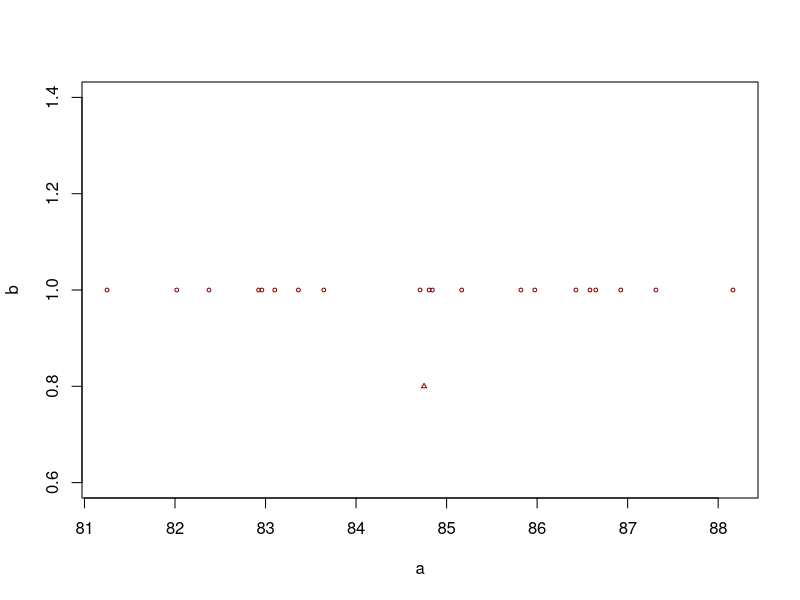
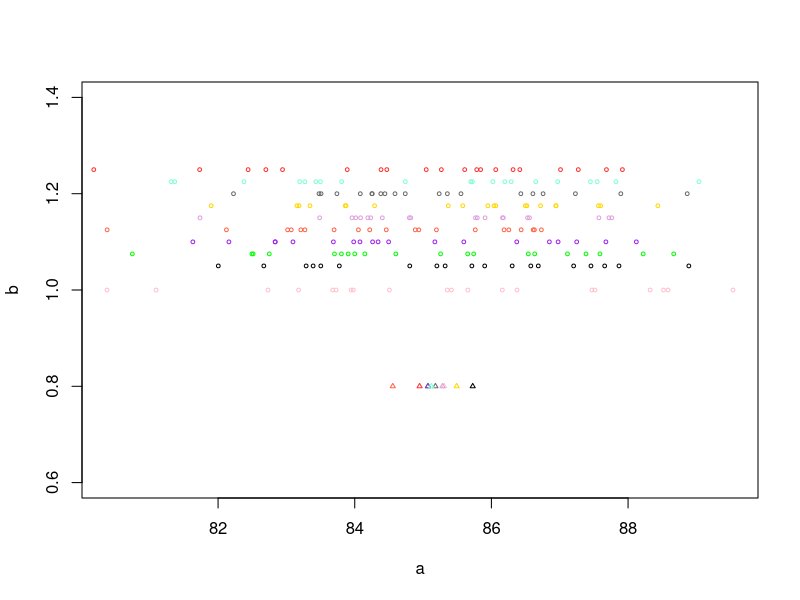

Recreate these plots in R, in order.
means_simulated <- vector(mode = "numeric", length = 11)

a <- rnorm(20,85,2)
b <- rep(1,20)
means_simulated[1] <- mean(a)
plot(a, b, cex = .5, col = "dark red")
points(x = mean(a), y = 0.8, pch = 24, cex = 0.5, col = "dark red")

a <- rnorm(20,85,2)
b <- rep(1,20)
means_simulated[1] <- mean(a)
plot(a, b, cex = .5, col = "pink")
points(x = mean(a), y = 0.8, pch = 24, cex = 0.5, col = "pink")

a=rnorm(20,85,2)
b=rep(1.05,20)
means_simulated[3]=mean(a)
points(a,b,cex = .5)
points(x=mean(a),y=0.8,pch=24,cex=0.5)

a=rnorm(20,85,2)
b=rep(1.075,20)
means_simulated[4]=mean(a)
points(a,b,cex = .5, col = "green")
points(x=mean(a),y=0.8,pch=24,cex=0.5,col = "green")

a=rnorm(20,85,2)
b=rep(1.1,20)
means_simulated[5]=mean(a)
points(a,b,cex = .5, col = "purple")
points(x=mean(a),y=0.8,pch=24,cex=0.5,col = "purple")

a=rnorm(20,85,2)
b=rep(1.125,20)
means_simulated[6]=mean(a)
points(a,b,cex = .5, col = "tomato")
points(x=mean(a),y=0.8,pch=24,cex=0.5,col = "tomato")

a=rnorm(20,85,2)
b=rep(1.15,20)
means_simulated[7]=mean(a)
points(a,b,cex = .5, col = "plum")
points(x=mean(a),y=0.8,pch=24,cex=0.5,col = "plum")

a=rnorm(20,85,2)
b=rep(1.175,20)
means_simulated[8]=mean(a)
points(a,b,cex = .5, col = "gold")
points(x=mean(a),y=0.8,pch=24,cex=0.5,col = "gold")

a=rnorm(20,85,2)
b=rep(1.2,20)
means_simulated[9]=mean(a)
points(a,b,cex = .5, col = "dimgrey")
points(x=mean(a),y=0.8,pch=24,cex=0.5,col = "dimgrey")

a=rnorm(20,85,2)
b=rep(1.225,20)
means_simulated[10]=mean(a)
points(a,b,cex = .5, col = "aquamarine")
points(x=mean(a),y=0.8,pch=24,cex=0.5,col = "aquamarine")

a=rnorm(20,85,2)
b=rep(1.25,20)
means_simulated[11]=mean(a)
points(a,b,cex = .5, col = "firebrick1")
points(x=mean(a),y=0.8,pch=24,cex=0.5,col = "firebrick1")

mean(means_simulated)

abline(v = mean(means_simulated), col = "red")